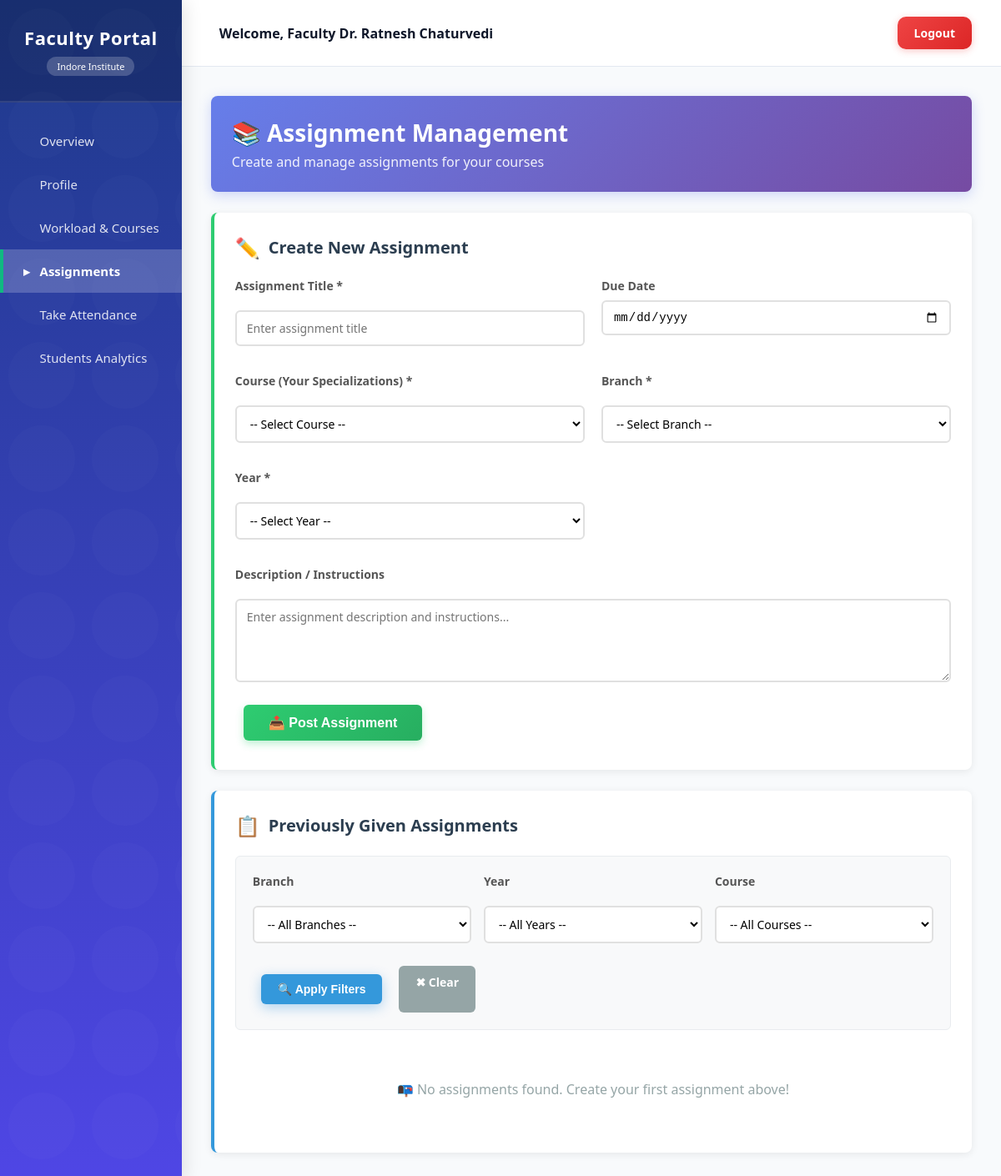
Before: /faculty/dashboard/assignments/ with the older database file.
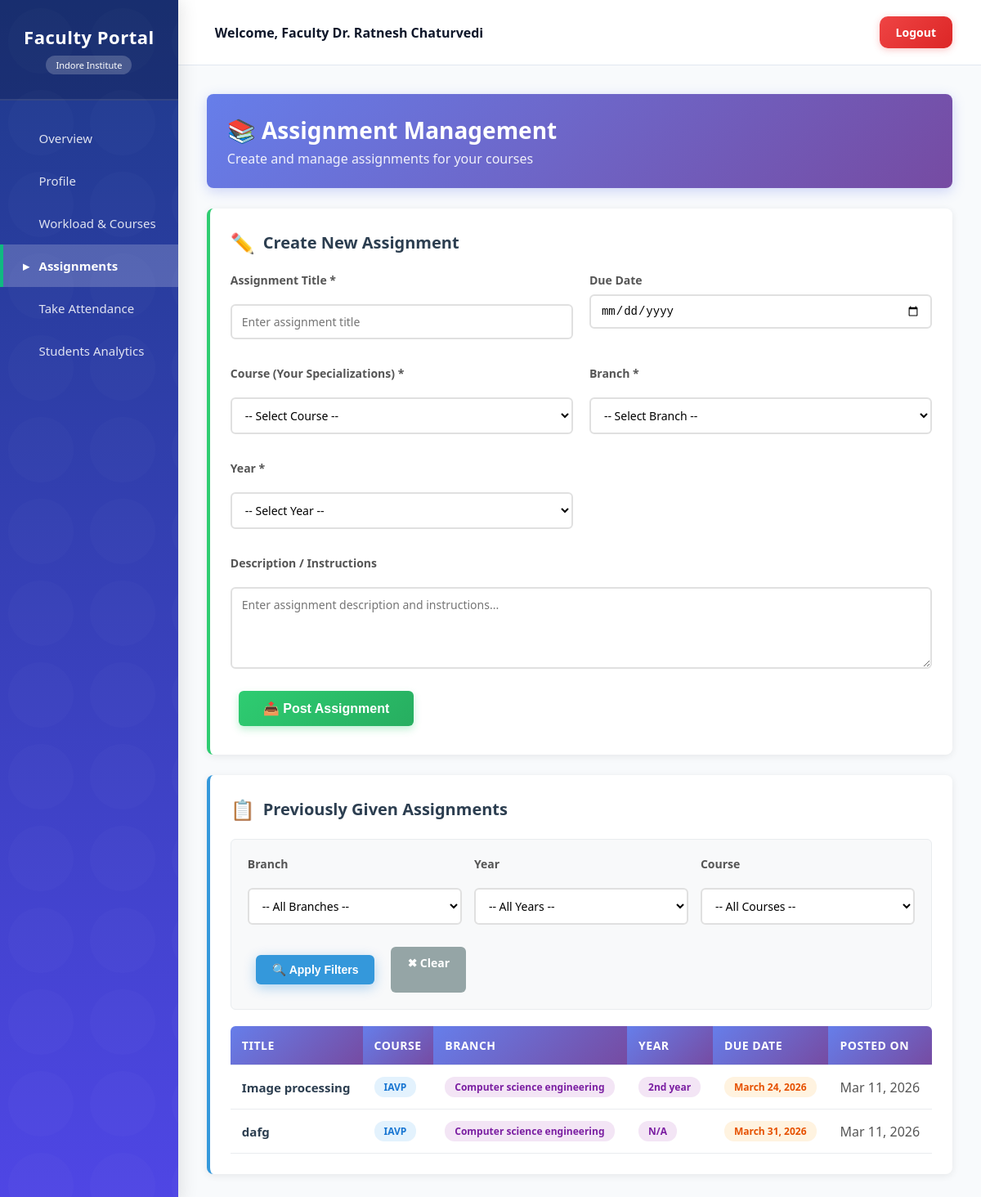
After: the same page with the newer database file.
### backend/faculty/models.py (models this page shows, shortened)
class FacultyProfile(models.Model):
    user = models.OneToOneField(User, on_delete=models.CASCADE, related_name='faculty_module_profile')
    department = models.ForeignKey(Department, on_delete=models.SET_NULL, null=True, related_name='faculties')
    designation = models.CharField(max_length=100, default="Assistant Professor")
    contact_number = models.CharField(max_length=20, null=True, blank=True)
    address = models.TextField(null=True, blank=True)
    date_joined = models.DateField(auto_now_add=True)

class Assignment(models.Model):
    title = models.CharField(max_length=250)
    description = models.TextField(null=True, blank=True)
    faculty = models.ForeignKey(FacultyProfile, on_delete=models.CASCADE, related_name='given_assignments')
    course = models.ForeignKey(Course, on_delete=models.CASCADE, related_name='course_assignments')
    branch = models.CharField(max_length=100, choices=BRANCH_CHOICES)
    year = models.CharField(max_length=20, null=True, blank=True)
    created_at = models.DateTimeField(auto_now_add=True)
    due_date = models.DateField(null=True, blank=True)

### authentication/models.py (models this page shows, shortened)
class User(models.Model):
    ROLE_CHOICES = [
        ('student','Student'),
        ('faculty','Faculty'),
        ('admin','Admin')
    ]
    name = models.CharField(max_length=100)
    email = models.EmailField(unique=True)
    role = models.CharField(max_length=10, choices=ROLE_CHOICES)
    password = models.CharField(max_length=100, default="ADMIN")

### backend/student/models.py (models this page shows, shortened)
class Course(models.Model):
    name = models.CharField(max_length=200)
    code = models.CharField(max_length=50, unique=True)
    description = models.TextField(null=True, blank=True)
    credits = models.IntegerField(default=3)

### backend/faculty/views.py (the view, shortened to what this page needs)
# urls.py: path('dashboard/assignments/', views.faculty_assignments, name='faculty_assignments'),
def faculty_assignments(request):
    profile = get_faculty_profile(request)
    my_assigned_courses = FacultyCourseAssignment.objects.filter(faculty=profile).values_list('course_id', flat=True)
    from backend.student.models import BRANCH_CHOICES, Course
    courses = Course.objects.filter(id__in=my_assigned_courses)
    from .models import Assignment
    assignments = Assignment.objects.filter(faculty=profile).order_by('-created_at')
    branch_filter = request.GET.get('branch')
    year_filter = request.GET.get('year')
    course_filter = request.GET.get('course')
    if branch_filter:
        assignments = assignments.filter(branch=branch_filter)
    if year_filter:
        assignments = assignments.filter(year=year_filter)
    if course_filter:
        assignments = assignments.filter(course_id=course_filter)
    year_choices = ['1st year', '2nd year', '3rd year', '4th year']
    return render(request, "dashboards/faculty/assignments.html", {
        'profile': profile,
        'courses': courses,
        'branches': [b[0] for b in BRANCH_CHOICES],
        'years': year_choices,
        'assignments': assignments,
        'selected_branch': branch_filter,
        'selected_year': year_filter,
        'selected_course': course_filter
    })

### backend/faculty/views.py (called while the page is built)
def get_faculty_profile(request):
    faculty_email = request.session.get('faculty_email')
    if faculty_email:
        return FacultyProfile.objects.filter(user__email=faculty_email).first()
    return FacultyProfile.objects.first() # Fallback for demo

### templates/dashboards/faculty/assignments.html (shortened to what this page needs)
{% extends "dashboards/faculty/base.html" %}
{% block content %}
<div class="assignment-header">
    <h2>📚 Assignment Management</h2>
    <p>Create and manage assignments for your courses</p>
</div>
<div class="create-card">
    <h3>Create New Assignment</h3>
    <form method="POST" action="">
        <div class="form-grid">
            <div class="form-group">
                <label>Assignment Title *</label>
                <input type="text" name="title" required placeholder="Enter assignment title">
            </div>
            <div class="form-group">
                <label>Due Date</label>
                <input type="date" name="due_date">
            </div>
            <div class="form-group">
                <label>Course (Your Specializations) *</label>
                <select name="course_id" required>
                    <option value="">-- Select Course --</option>
                </select>
            </div>
            <div class="form-group">
                <label>Branch *</label>
                <select name="branch" required>
                    <option value="">-- Select Branch --</option>
                </select>
            </div>
            <div class="form-group">
                <label>Year *</label>
                <select name="year" required>
                    <option value="">-- Select Year --</option>
                </select>
            </div>
            <div class="form-group form-group-full" style="grid-column: span 2;">
                <label>Description / Instructions</label>
                <textarea name="description" rows="4" placeholder="Enter assignment description and instructions..."></textarea>
            </div>
        </div>
        <button type="submit" class="btn-submit">📤 Post Assignment</button>
    </form>
</div>
<div class="list-card">
    <h3>Previously Given Assignments</h3>
    <div class="filter-section">
        <form method="GET" action="">
            <div class="filter-grid">
                <div class="filter-item">
                    <label>Branch</label>
                    <select name="branch">
                        <option value="">-- All Branches --</option>
                    </select>
                </div>
                <div class="filter-item">
                    <label>Year</label>
                    <select name="year">
                        <option value="">-- All Years --</option>
                    </select>
                </div>
                <div class="filter-item">
                    <label>Course</label>
                    <select name="course">
                        <option value="">-- All Courses --</option>
                    </select>
                </div>
                <div class="filter-buttons">
                    <button type="submit" class="btn-filter">🔍 Apply Filters</button>
                    <a href="?" class="btn-clear">✖ Clear</a>
                </div>
            </div>
        </form>
    </div>
    {% if assignments %}
    <table class="assignments-table">
        <thead>
            <tr>
                <th>Title</th>
                <th>Course</th>
                <th>Branch</th>
                <th>Year</th>
                <th>Due Date</th>
                <th>Posted On</th>
            </tr>
        </thead>
        <tbody>
            {% for a in assignments %}
            <tr>
                <td><span class="assignment-title">{{ a.title }}</span></td>
                <td><span class="badge badge-course">{{ a.course.code }}</span></td>
                <td><span class="badge badge-branch">{{ a.branch }}</span></td>
                <td><span class="badge badge-branch">{{ a.year|default:"N/A" }}</span></td>
                <td><span class="badge badge-date">{{ a.due_date|default:"No due date" }}</span></td>
                <td>{{ a.created_at|date:"M d, Y" }}</td>
            </tr>
            {% endfor %}
        </tbody>
    </table>
    {% else %}
    <div class="no-data">
        <p>📭 No assignments found. Create your first assignment above!</p>
    </div>
    {% endif %}
</div>
{% endblock %}

### templates/dashboards/faculty/base.html (shortened to what this page needs)
<!DOCTYPE html>
<html lang="en">
<head>
    <link rel="stylesheet" href="/static/css/style.css">
</head>
<body>
    <div class="sidebar">
        <div class="sidebar-header">
            <h2>Faculty Portal</h2>
            <span class="portal-badge">Indore Institute</span>
        </div>
        <div class="nav-links">
            <a href="/faculty/dashboard/"
                class="nav-item {% if request.path  ==  '/faculty/dashboard/'  %}active{% endif %}">Overview</a>
            <a href="/faculty/dashboard/profile/"
                class="nav-item {% if '/profile/' in request.path %}active{% endif %}">Profile</a>
            <a href="/faculty/dashboard/courses/"
                class="nav-item {% if '/courses/' in request.path %}active{% endif %}">Workload & Courses</a>
            <a href="/faculty/dashboard/assignments/"
                class="nav-item {% if '/assignments/' in request.path %}active{% endif %}">Assignments</a>
            <a href="/faculty/dashboard/attendance/"
                class="nav-item {% if '/attendance/' in request.path %}active{% endif %}">Take Attendance</a>
            <a href="/faculty/dashboard/analytics/"
                class="nav-item {% if '/analytics/' in request.path %}active{% endif %}">Students Analytics</a>
        </div>
    </div>
    <div class="main-content">
        <div class="topbar">
            <div class="user-info">
                Welcome, Faculty {{ profile.user.name|default:"" }}
            </div>
            <a href="/auth/" class="btn-logout">Logout</a>
        </div>
        <div class="content-area">
            {% block content %}{% endblock %}
        </div>
    </div>
</body>
</html>

### static/css/style.css (style rules this page uses)
:root { --primary-blue: #0078D4; --primary-dark: #005A9E; --accent-teal: #00B7C3; --accent-orange: #FF8C00; --accent-purple: #8764B8; --success-green: #107C10; --warning-yellow: #FFB900; --error-red: #E81123; --neutral-gray: #605E5C; --light-gray: #F3F2F1; --white: #FFFFFF; }
* { margin: 0; padding: 0; box-sizing: border-box; }
body { font-family: 'Segoe UI', -apple-system, BlinkMacSystemFont, 'Roboto', 'Helvetica Neue', Arial, sans-serif; background: linear-gradient(135deg, #667eea 0%, #764ba2 100%); min-height: 100vh; position: relative; overflow-x: hidden; }
body::before { content: ''; position: fixed; top: 0; left: 0; width: 100%; height: 100%; background: radial-gradient(circle at 20% 50%, rgba(0, 183, 195, 0.15) 0%, transparent 50%), radial-gradient(circle at 80% 80%, rgba(255, 140, 0, 0.15) 0%, transparent 50%), radial-gradient(circle at 40% 20%, rgba(135, 100, 184, 0.15) 0%, transparent 50%); z-index: -1; animation: backgroundShift 20s ease infinite; }
button, .btn { background: linear-gradient(135deg, var(--primary-blue), var(--accent-teal)); color: white; border: none; padding: 14px 32px; margin: 10px; cursor: pointer; border-radius: 8px; font-size: 16px; font-weight: 600; transition: all 0.3s ease; box-shadow: 0 4px 15px rgba(0, 120, 212, 0.3); text-decoration: none; display: inline-block; }
input[type="email"], input[type="password"], input[type="text"], input[type="number"], select, textarea { width: 100%; padding: 14px 16px; margin: 12px 0; border: 2px solid #E1DFDD; border-radius: 8px; font-size: 15px; transition: all 0.3s ease; background: var(--white); font-family: inherit; }

### templates/dashboards/faculty/base.html (style rules this page uses)
body { margin: 0; padding: 0; font-family: 'Segoe UI', -apple-system, BlinkMacSystemFont, sans-serif; background: #F8FAFC; display: flex; min-height: 100vh; position: relative; }
.sidebar { width: 260px; background: linear-gradient(180deg, #1E3A8A 0%, #4F46E5 100%); color: white; display: flex; flex-direction: column; box-shadow: 4px 0 20px rgba(0, 0, 0, 0.1); position: relative; z-index: 10; }
.sidebar::before { content: ''; position: absolute; top: 0; left: 0; width: 100%; height: 100%; opacity: 0.5; }
.sidebar-header { padding: 30px 20px; text-align: center; background: rgba(0, 0, 0, 0.2); border-bottom: 2px solid rgba(255, 255, 255, 0.1); position: relative; }
.sidebar-header h2 { margin: 0; font-size: 22px; font-weight: 600; letter-spacing: 0.5px; }
.sidebar-header .portal-badge { display: inline-block; background: rgba(255, 255, 255, 0.2); padding: 4px 12px; border-radius: 12px; font-size: 11px; margin-top: 8px; font-weight: 500; }
.nav-links { list-style: none; padding: 20px 0; margin: 0; display: flex; flex-direction: column; flex-grow: 1; }
.nav-item { padding: 16px 24px; text-decoration: none; color: rgba(255, 255, 255, 0.85); transition: all 0.3s ease; display: flex; align-items: center; gap: 12px; font-size: 15px; font-weight: 500; border-left: 4px solid transparent; position: relative; }
.nav-item::before { content: '▸'; opacity: 0; transition: opacity 0.3s ease; }
.nav-item.active { background: rgba(255, 255, 255, 0.2); color: white; border-left-color: #10B981; font-weight: 600; }
.nav-item.active::before { opacity: 1; }
.main-content { flex-grow: 1; display: flex; flex-direction: column; position: relative; z-index: 1; }
.topbar { background: #FFFFFF; padding: 20px 35px; display: flex; justify-content: space-between; align-items: center; box-shadow: 0 2px 10px rgba(0, 0, 0, 0.05); border-bottom: 1px solid #E2E8F0; }
.user-info { font-weight: 600; color: #0F172A; font-size: 16px; display: flex; align-items: center; gap: 10px; }
.user-info::before { content: ''; font-size: 20px; }
.btn-logout { background: linear-gradient(135deg, #EF4444, #DC2626); color: white; border: none; padding: 10px 20px; border-radius: 10px; cursor: pointer; text-decoration: none; font-size: 14px; font-weight: 600; transition: all 0.25s ease; box-shadow: 0 2px 8px rgba(239, 68, 68, 0.3); }
.content-area { padding: 35px; overflow-y: auto; background: #F8FAFC; }
table { width: 100%; border-collapse: collapse; margin-top: 15px; }
table th, table td { padding: 14px 12px; text-align: left; border-bottom: 1px solid #E2E8F0; }
table th { background: #F8FAFC; color: #0F172A; font-weight: 600; font-size: 13px; text-transform: uppercase; letter-spacing: 0.5px; }

Changed rows visible on the page:
added Assignment: title "Image processing", course.code "IAVP", branch "Computer science engineering", year "2nd year", due_date "March 24, 2026", created_at "Mar 11, 2026"
added Assignment: title "dafg", course.code "IAVP", branch "Computer science engineering", year "N/A", due_date "March 31, 2026", created_at "Mar 11, 2026"
Other visible differences:
text no longer shown: "📭 No assignments found. Create your first assignment above!"
text now shown: "TITLE COURSE BRANCH YEAR DUE DATE POSTED ON"
